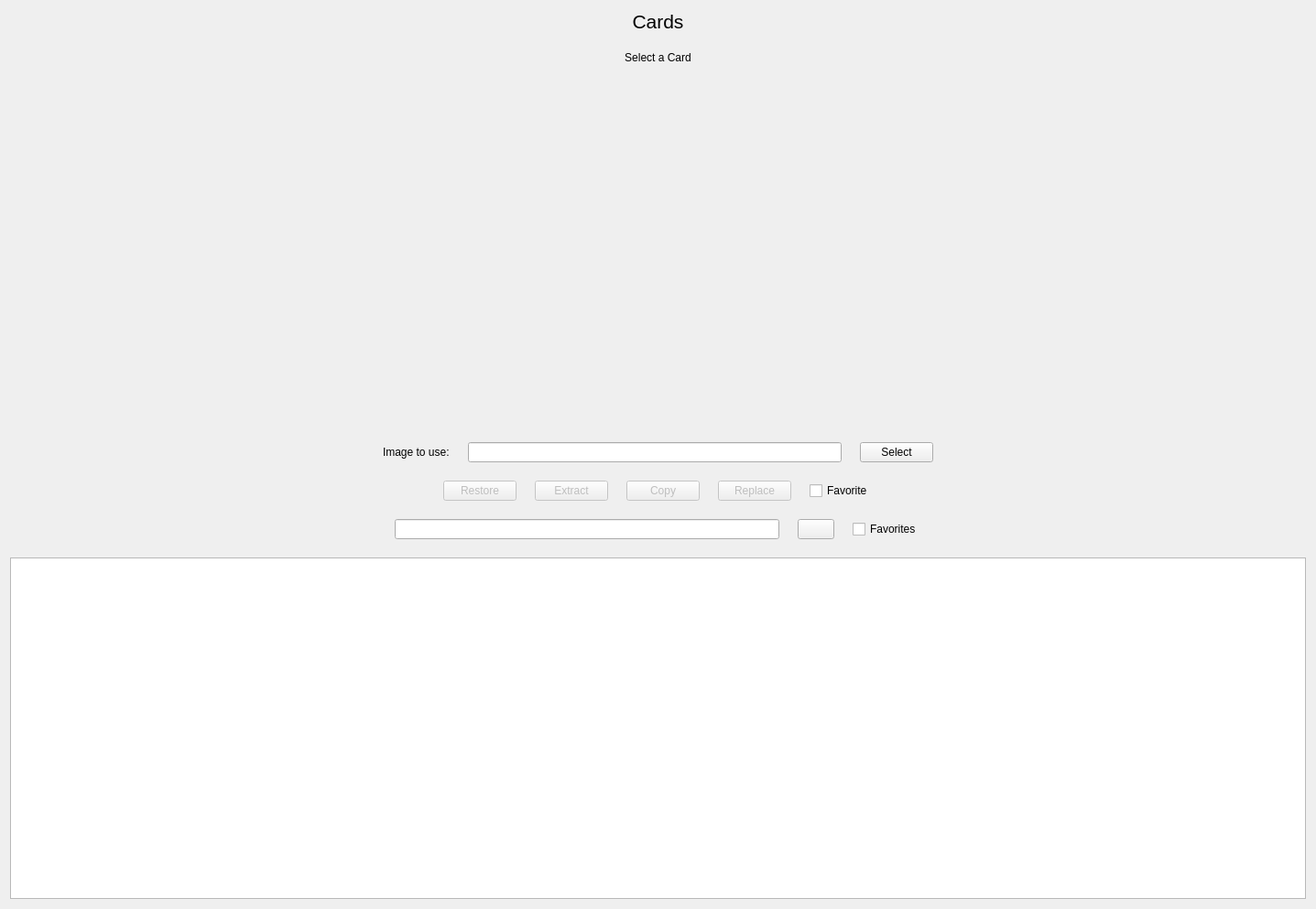
<?xml version="1.0" encoding="UTF-8"?>
<ui version="4.0">
 <class>Card</class>
 <widget class="QWidget" name="Card">
  <property name="geometry">
   <rect>
    <x>0</x>
    <y>0</y>
    <width>1437</width>
    <height>993</height>
   </rect>
  </property>
  <property name="windowTitle">
   <string>Form</string>
  </property>
  <layout class="QVBoxLayout" name="verticalLayout">
   <property name="spacing">
    <number>20</number>
   </property>
   <item>
    <widget class="QLabel" name="label">
     <property name="font">
      <font>
       <pointsize>16</pointsize>
      </font>
     </property>
     <property name="text">
      <string>Cards</string>
     </property>
     <property name="alignment">
      <set>Qt::AlignmentFlag::AlignHCenter|Qt::AlignmentFlag::AlignTop</set>
     </property>
    </widget>
   </item>
   <item>
    <widget class="QLabel" name="bundle">
     <property name="sizePolicy">
      <sizepolicy hsizetype="Preferred" vsizetype="Preferred">
       <horstretch>0</horstretch>
       <verstretch>0</verstretch>
      </sizepolicy>
     </property>
     <property name="minimumSize">
      <size>
       <width>100</width>
       <height>0</height>
      </size>
     </property>
     <property name="text">
      <string>Select a Card</string>
     </property>
     <property name="alignment">
      <set>Qt::AlignmentFlag::AlignHCenter|Qt::AlignmentFlag::AlignTop</set>
     </property>
    </widget>
   </item>
   <item>
    <layout class="QHBoxLayout" name="main_content">
     <item>
      <spacer name="horizontalSpacer_5">
       <property name="orientation">
        <enum>Qt::Orientation::Horizontal</enum>
       </property>
       <property name="sizeHint" stdset="0">
        <size>
         <width>40</width>
         <height>20</height>
        </size>
       </property>
      </spacer>
     </item>
     <item>
      <widget class="QLabel" name="current">
       <property name="sizePolicy">
        <sizepolicy hsizetype="Expanding" vsizetype="Expanding">
         <horstretch>0</horstretch>
         <verstretch>0</verstretch>
        </sizepolicy>
       </property>
       <property name="minimumSize">
        <size>
         <width>1</width>
         <height>1</height>
        </size>
       </property>
       <property name="maximumSize">
        <size>
         <width>374</width>
         <height>374</height>
        </size>
       </property>
       <property name="toolTip">
        <string>Current</string>
       </property>
       <property name="text">
        <string/>
       </property>
       <property name="pixmap">
        <pixmap resource="../resources.qrc">:/card/images/card.png</pixmap>
       </property>
       <property name="scaledContents">
        <bool>true</bool>
       </property>
       <property name="alignment">
        <set>Qt::AlignmentFlag::AlignHCenter|Qt::AlignmentFlag::AlignTop</set>
       </property>
      </widget>
     </item>
     <item>
      <spacer name="horizontalSpacer_7">
       <property name="orientation">
        <enum>Qt::Orientation::Horizontal</enum>
       </property>
       <property name="sizeHint" stdset="0">
        <size>
         <width>40</width>
         <height>20</height>
        </size>
       </property>
      </spacer>
     </item>
     <item>
      <layout class="QVBoxLayout" name="verticalLayout_5">
       <property name="sizeConstraint">
        <enum>QLayout::SizeConstraint::SetMinimumSize</enum>
       </property>
      </layout>
     </item>
     <item>
      <spacer name="horizontalSpacer_8">
       <property name="orientation">
        <enum>Qt::Orientation::Horizontal</enum>
       </property>
       <property name="sizeHint" stdset="0">
        <size>
         <width>40</width>
         <height>20</height>
        </size>
       </property>
      </spacer>
     </item>
     <item>
      <widget class="QLabel" name="preview">
       <property name="sizePolicy">
        <sizepolicy hsizetype="Maximum" vsizetype="Maximum">
         <horstretch>0</horstretch>
         <verstretch>0</verstretch>
        </sizepolicy>
       </property>
       <property name="maximumSize">
        <size>
         <width>374</width>
         <height>374</height>
        </size>
       </property>
       <property name="toolTip">
        <string>Preview</string>
       </property>
       <property name="text">
        <string/>
       </property>
       <property name="pixmap">
        <pixmap resource="../resources.qrc">:/card/images/card.png</pixmap>
       </property>
       <property name="scaledContents">
        <bool>true</bool>
       </property>
       <property name="alignment">
        <set>Qt::AlignmentFlag::AlignHCenter|Qt::AlignmentFlag::AlignTop</set>
       </property>
      </widget>
     </item>
     <item>
      <spacer name="horizontalSpacer_6">
       <property name="orientation">
        <enum>Qt::Orientation::Horizontal</enum>
       </property>
       <property name="sizeHint" stdset="0">
        <size>
         <width>40</width>
         <height>20</height>
        </size>
       </property>
      </spacer>
     </item>
    </layout>
   </item>
   <item>
    <layout class="QHBoxLayout" name="horizontalLayout_3">
     <item>
      <spacer name="horizontalSpacer_4">
       <property name="orientation">
        <enum>Qt::Orientation::Horizontal</enum>
       </property>
       <property name="sizeHint" stdset="0">
        <size>
         <width>40</width>
         <height>20</height>
        </size>
       </property>
      </spacer>
     </item>
     <item>
      <layout class="QVBoxLayout" name="verticalLayout_2">
       <item>
        <widget class="QLabel" name="label_4">
         <property name="text">
          <string>Image to use:</string>
         </property>
        </widget>
       </item>
      </layout>
     </item>
     <item>
      <layout class="QVBoxLayout" name="verticalLayout_3">
       <item>
        <widget class="QLineEdit" name="cardEdit">
         <property name="enabled">
          <bool>true</bool>
         </property>
         <property name="readOnly">
          <bool>true</bool>
         </property>
        </widget>
       </item>
      </layout>
     </item>
     <item>
      <layout class="QVBoxLayout" name="verticalLayout_4">
       <item>
        <widget class="QPushButton" name="selectButton">
         <property name="cursor">
          <cursorShape>PointingHandCursor</cursorShape>
         </property>
         <property name="text">
          <string>Select</string>
         </property>
         <property name="icon">
          <iconset theme="QIcon::ThemeIcon::DocumentOpen"/>
         </property>
        </widget>
       </item>
      </layout>
     </item>
     <item>
      <spacer name="horizontalSpacer">
       <property name="orientation">
        <enum>Qt::Orientation::Horizontal</enum>
       </property>
       <property name="sizeHint" stdset="0">
        <size>
         <width>40</width>
         <height>20</height>
        </size>
       </property>
      </spacer>
     </item>
    </layout>
   </item>
   <item>
    <layout class="QHBoxLayout" name="horizontalLayout_4">
     <item>
      <spacer name="horizontalSpacer_2">
       <property name="orientation">
        <enum>Qt::Orientation::Horizontal</enum>
       </property>
       <property name="sizeType">
        <enum>QSizePolicy::Policy::Expanding</enum>
       </property>
       <property name="sizeHint" stdset="0">
        <size>
         <width>120</width>
         <height>20</height>
        </size>
       </property>
      </spacer>
     </item>
     <item>
      <widget class="QPushButton" name="restoreButton">
       <property name="enabled">
        <bool>false</bool>
       </property>
       <property name="cursor">
        <cursorShape>PointingHandCursor</cursorShape>
       </property>
       <property name="text">
        <string>Restore</string>
       </property>
      </widget>
     </item>
     <item>
      <widget class="QPushButton" name="extractButton">
       <property name="enabled">
        <bool>false</bool>
       </property>
       <property name="sizePolicy">
        <sizepolicy hsizetype="Fixed" vsizetype="Fixed">
         <horstretch>0</horstretch>
         <verstretch>0</verstretch>
        </sizepolicy>
       </property>
       <property name="cursor">
        <cursorShape>PointingHandCursor</cursorShape>
       </property>
       <property name="layoutDirection">
        <enum>Qt::LayoutDirection::LeftToRight</enum>
       </property>
       <property name="text">
        <string>Extract</string>
       </property>
      </widget>
     </item>
     <item>
      <widget class="QPushButton" name="copyButton">
       <property name="enabled">
        <bool>false</bool>
       </property>
       <property name="sizePolicy">
        <sizepolicy hsizetype="Fixed" vsizetype="Fixed">
         <horstretch>0</horstretch>
         <verstretch>0</verstretch>
        </sizepolicy>
       </property>
       <property name="minimumSize">
        <size>
         <width>0</width>
         <height>0</height>
        </size>
       </property>
       <property name="cursor">
        <cursorShape>PointingHandCursor</cursorShape>
       </property>
       <property name="layoutDirection">
        <enum>Qt::LayoutDirection::LeftToRight</enum>
       </property>
       <property name="text">
        <string>Copy</string>
       </property>
      </widget>
     </item>
     <item>
      <widget class="QPushButton" name="replaceButton">
       <property name="enabled">
        <bool>false</bool>
       </property>
       <property name="sizePolicy">
        <sizepolicy hsizetype="Fixed" vsizetype="Fixed">
         <horstretch>0</horstretch>
         <verstretch>0</verstretch>
        </sizepolicy>
       </property>
       <property name="cursor">
        <cursorShape>PointingHandCursor</cursorShape>
       </property>
       <property name="layoutDirection">
        <enum>Qt::LayoutDirection::LeftToRight</enum>
       </property>
       <property name="text">
        <string>Replace</string>
       </property>
      </widget>
     </item>
     <item>
      <widget class="QCheckBox" name="favorite">
       <property name="text">
        <string>Favorite</string>
       </property>
      </widget>
     </item>
     <item>
      <spacer name="horizontalSpacer_3">
       <property name="orientation">
        <enum>Qt::Orientation::Horizontal</enum>
       </property>
       <property name="sizeHint" stdset="0">
        <size>
         <width>40</width>
         <height>20</height>
        </size>
       </property>
      </spacer>
     </item>
    </layout>
   </item>
   <item>
    <layout class="QHBoxLayout" name="horizontalLayout">
     <item>
      <spacer name="horizontalSpacer_9">
       <property name="orientation">
        <enum>Qt::Orientation::Horizontal</enum>
       </property>
       <property name="sizeHint" stdset="0">
        <size>
         <width>40</width>
         <height>20</height>
        </size>
       </property>
      </spacer>
     </item>
     <item>
      <widget class="QLineEdit" name="searchEdit"/>
     </item>
     <item>
      <widget class="QPushButton" name="searchButton">
       <property name="cursor">
        <cursorShape>PointingHandCursor</cursorShape>
       </property>
       <property name="text">
        <string/>
       </property>
       <property name="icon">
        <iconset theme="QIcon::ThemeIcon::EditFind"/>
       </property>
      </widget>
     </item>
     <item>
      <widget class="QCheckBox" name="favorites">
       <property name="text">
        <string>Favorites</string>
       </property>
      </widget>
     </item>
     <item>
      <spacer name="horizontalSpacer_10">
       <property name="orientation">
        <enum>Qt::Orientation::Horizontal</enum>
       </property>
       <property name="sizeHint" stdset="0">
        <size>
         <width>40</width>
         <height>20</height>
        </size>
       </property>
      </spacer>
     </item>
    </layout>
   </item>
   <item>
    <widget class="QListView" name="cardsView">
     <property name="cursor" stdset="0">
      <cursorShape>PointingHandCursor</cursorShape>
     </property>
     <property name="frameShape">
      <enum>QFrame::Shape::StyledPanel</enum>
     </property>
     <property name="iconSize">
      <size>
       <width>362</width>
       <height>362</height>
      </size>
     </property>
     <property name="resizeMode">
      <enum>QListView::ResizeMode::Adjust</enum>
     </property>
     <property name="layoutMode">
      <enum>QListView::LayoutMode::Batched</enum>
     </property>
     <property name="spacing">
      <number>2</number>
     </property>
     <property name="viewMode">
      <enum>QListView::ViewMode::IconMode</enum>
     </property>
    </widget>
   </item>
  </layout>
 </widget>
 <resources>
  <include location="../resources.qrc"/>
 </resources>
 <connections/>
</ui>
